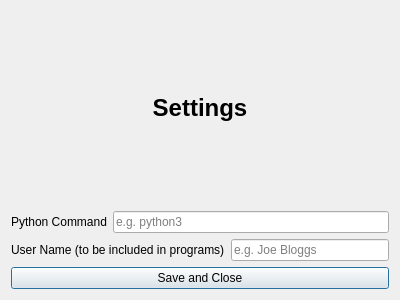
<?xml version="1.0" encoding="UTF-8"?>
<ui version="4.0">
 <class>Dialog</class>
 <widget class="QDialog" name="Dialog">
  <property name="geometry">
   <rect>
    <x>0</x>
    <y>0</y>
    <width>400</width>
    <height>300</height>
   </rect>
  </property>
  <property name="windowTitle">
   <string>Dialog</string>
  </property>
  <layout class="QVBoxLayout" name="verticalLayout" stretch="0,1,1,0">
   <item>
    <widget class="QLabel" name="label">
     <property name="font">
      <font>
       <pointsize>18</pointsize>
       <weight>75</weight>
       <bold>true</bold>
      </font>
     </property>
     <property name="text">
      <string>Settings</string>
     </property>
     <property name="alignment">
      <set>Qt::AlignCenter</set>
     </property>
    </widget>
   </item>
   <item>
    <layout class="QHBoxLayout" name="horizontalLayout">
     <item>
      <widget class="QLabel" name="label_2">
       <property name="whatsThis">
        <string>&lt;html&gt;&lt;head/&gt;&lt;body&gt;&lt;p&gt;The command you would use to run Python in the terminal. Typically py on windows or python3 on Linux.&lt;/p&gt;&lt;/body&gt;&lt;/html&gt;</string>
       </property>
       <property name="text">
        <string>Python Command</string>
       </property>
      </widget>
     </item>
     <item>
      <widget class="QLineEdit" name="runCommand">
       <property name="placeholderText">
        <string>e.g. python3</string>
       </property>
      </widget>
     </item>
    </layout>
   </item>
   <item>
    <layout class="QHBoxLayout" name="horizontalLayout_2">
     <item>
      <widget class="QLabel" name="label_3">
       <property name="text">
        <string>User Name (to be included in programs)</string>
       </property>
      </widget>
     </item>
     <item>
      <widget class="QLineEdit" name="userName">
       <property name="placeholderText">
        <string>e.g. Joe Bloggs</string>
       </property>
      </widget>
     </item>
    </layout>
   </item>
   <item>
    <widget class="QPushButton" name="closeButton">
     <property name="text">
      <string>Save and Close</string>
     </property>
    </widget>
   </item>
  </layout>
 </widget>
 <resources/>
 <connections/>
</ui>
